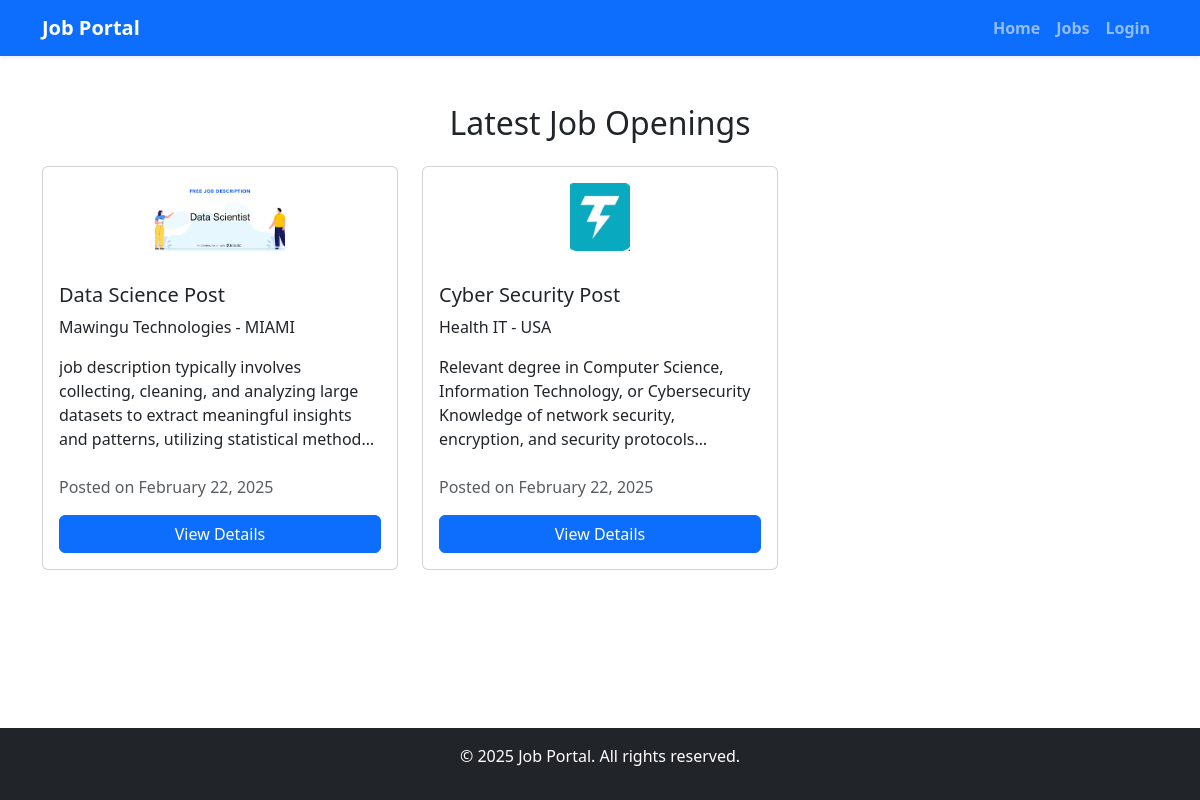
The app's page /, older data.
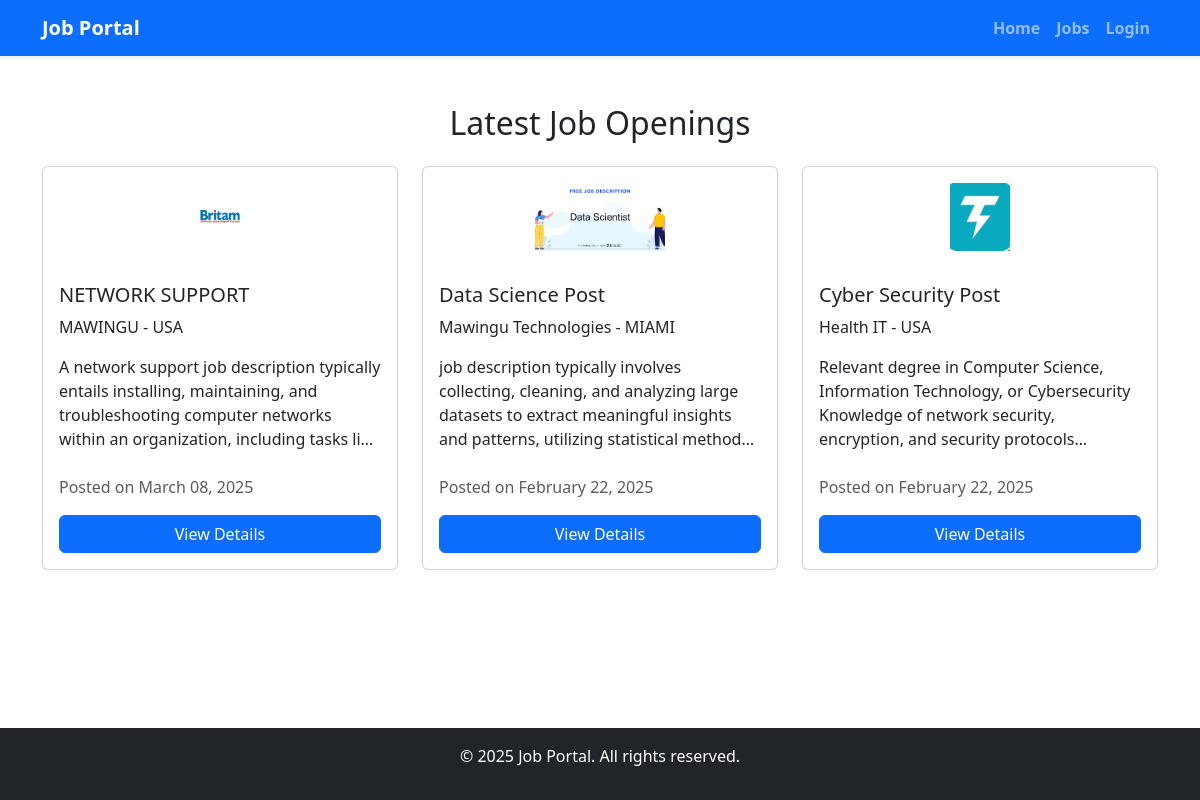
The same page, newer data.
### jobs/models.py (models this page shows, shortened)
class Job(models.Model):
    JOB_TYPE_CHOICES = [
        ('Full-time', 'Full-time'),
        ('Part-time', 'Part-time'),
        ('Internship', 'Internship'),
        ('Freelance', 'Freelance'),
    ]
    title = models.CharField(max_length=255)
    company = models.CharField(max_length=255)
    location = models.CharField(max_length=255)
    description = models.TextField()
    salary = models.DecimalField(max_digits=10, decimal_places=2, null=True, blank=True)
    job_type = models.CharField(max_length=20, choices=JOB_TYPE_CHOICES)
    posted_at = models.DateTimeField(auto_now_add=True)
    logo = models.ImageField(upload_to='job_logos/', null=True, blank=True)  # New field for job logo

### jobs/views.py (the view)
# urls.py: path('', job_landing_page, name='job_landing_page'),
def job_landing_page(request):
    jobs = Job.objects.all().order_by('-posted_at')[:5]  # Show latest 5 jobs
    return render(request, 'job/landing_page.html', {'jobs': jobs})

### templates/job/landing_page.html (shortened to what this page needs)
{% load static %}
<!DOCTYPE html>
<html lang="en">
<head>
    <link rel="stylesheet" href="https://cdn.jsdelivr.net/npm/bootstrap@5.3.0/dist/css/bootstrap.min.css">
</head>
<body>
    <nav class="navbar navbar-expand-lg navbar-dark bg-primary shadow-sm">
        <div class="container">
            <a class="navbar-brand fw-bold" href="{% url 'job_landing_page' %}">Job Portal</a>
            <div class="collapse navbar-collapse" id="navbarNav">
                <ul class="navbar-nav ms-auto">
                    <li class="nav-item">
                        <a class="nav-link fw-semibold" href="{% url 'job_landing_page' %}">Home</a>
                    </li>
                    <li class="nav-item">
                        <a class="nav-link fw-semibold" href="#">Jobs</a>
                    </li>
                    {% if user.is_authenticated %}
                    <li class="nav-item">
                        <a class="nav-link fw-semibold" href="{% url 'logout' %}">Logout</a>
                    </li>
                    <li class="nav-item">
                        <a class="nav-link fw-semibold" href="{% url 'user_profile' %}">Profile</a>
                    </li>
                    {% else %}
                    <li class="nav-item">
                        <a class="nav-link fw-semibold" href="{% url 'login' %}">Login</a>
                    </li>
                    {% endif %}
                </ul>
            </div>
        </div>
    </nav>
    <div class="content">
        <section class="container my-5">
            <h2 class="text-center mb-4">Latest Job Openings</h2>
            <div class="row">
                {% for job in jobs %}
                <div class="col-md-4 mb-4">
                    <div class="card job-card h-100">
                        {% if job.logo %}
                            <img src="{{ job.logo.url }}" class="card-img-top job-logo p-3" alt="{{ job.company }} logo">
                        {% endif %}
                        <div class="card-body d-flex flex-column">
                            <h5 class="card-title">{{ job.title }}</h5>
                            <p class="card-text">{{ job.company }} - {{ job.location }}</p>
                            <p class="card-text job-description">{{ job.description }}</p>
                            <p class="text-muted mt-2">Posted on {{ job.posted_at|date:"F d, Y" }}</p>
                            <a href="{% url 'job_detail' job.id %}" class="btn btn-primary mt-auto view-details" data-job-id="{{ job.id }}">View Details</a>
                            </div>
                    </div>
                </div>
                {% empty %}
                <p class="text-center">No job listings available.</p>
                {% endfor %}
            </div>
        </section>
    </div>
    <footer class="bg-dark text-white text-center py-3 mt-auto">
        <p>&copy; 2025 Job Portal. All rights reserved.</p>
    </footer>
</body>
</html>

### templates/job/landing_page.html (style rules this page uses)
html, body { height: 100%; }
body { display: flex; flex-direction: column; }
.content { flex: 1; }
.job-card { transition: transform 0.3s ease-in-out, box-shadow 0.3s ease-in-out; }
.job-logo { max-height: 100px; object-fit: contain; }
.job-description { max-height: 100px; overflow: hidden; text-overflow: ellipsis; display: -webkit-box; -webkit-line-clamp: 4; -webkit-box-orient: vertical; }

Row changes from the older to the newer data that the page shows:
added Job: logo (picture), title "NETWORK SUPPORT", company "MAWINGU", location "USA", description "A network support job description typically entails installing, maintaining, and troubleshooting computer networks within an organization, including tasks…", posted_at "March 08, 2025"
